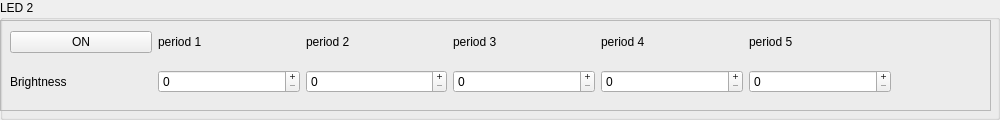
            <widget class="QGroupBox" name="led2group">
             <property name="title">
              <string>LED 2</string>
             </property>
             <widget class="QFrame" name="led2frame">
              <property name="geometry">
               <rect>
                <x>0</x>
                <y>20</y>
                <width>991</width>
                <height>91</height>
               </rect>
              </property>
              <property name="frameShape">
               <enum>QFrame::StyledPanel</enum>
              </property>
              <property name="frameShadow">
               <enum>QFrame::Raised</enum>
              </property>
              <widget class="QWidget" name="gridLayoutWidget_4">
               <property name="geometry">
                <rect>
                 <x>10</x>
                 <y>0</y>
                 <width>881</width>
                 <height>85</height>
                </rect>
               </property>
               <layout class="QGridLayout" name="gridLayout_3">
                <item row="1" column="4">
                 <widget class="QLabel" name="brightness_10">
                  <property name="frameShape">
                   <enum>QFrame::NoFrame</enum>
                  </property>
                  <property name="text">
                   <string>period 3</string>
                  </property>
                 </widget>
                </item>
                <item row="1" column="3">
                 <widget class="QLabel" name="brightness_11">
                  <property name="frameShape">
                   <enum>QFrame::NoFrame</enum>
                  </property>
                  <property name="text">
                   <string>period 2</string>
                  </property>
                 </widget>
                </item>
                <item row="1" column="6">
                 <widget class="QLabel" name="brightness_12">
                  <property name="frameShape">
                   <enum>QFrame::NoFrame</enum>
                  </property>
                  <property name="text">
                   <string>period 5</string>
                  </property>
                 </widget>
                </item>
                <item row="5" column="2">
                 <widget class="QSpinBox" name="led2box1">
                  <property name="buttonSymbols">
                   <enum>QAbstractSpinBox::PlusMinus</enum>
                  </property>
                  <property name="maximum">
                   <number>100</number>
                  </property>
                 </widget>
                </item>
                <item row="5" column="3">
                 <widget class="QSpinBox" name="led2box2">
                  <property name="buttonSymbols">
                   <enum>QAbstractSpinBox::PlusMinus</enum>
                  </property>
                  <property name="maximum">
                   <number>100</number>
                  </property>
                 </widget>
                </item>
                <item row="5" column="5">
                 <widget class="QSpinBox" name="led2box3">
                  <property name="buttonSymbols">
                   <enum>QAbstractSpinBox::PlusMinus</enum>
                  </property>
                  <property name="maximum">
                   <number>100</number>
                  </property>
                 </widget>
                </item>
                <item row="5" column="6">
                 <widget class="QSpinBox" name="led2box4">
                  <property name="buttonSymbols">
                   <enum>QAbstractSpinBox::PlusMinus</enum>
                  </property>
                  <property name="maximum">
                   <number>100</number>
                  </property>
                 </widget>
                </item>
                <item row="5" column="4">
                 <widget class="QSpinBox" name="led2box5">
                  <property name="buttonSymbols">
                   <enum>QAbstractSpinBox::PlusMinus</enum>
                  </property>
                  <property name="maximum">
                   <number>100</number>
                  </property>
                 </widget>
                </item>
                <item row="1" column="5">
                 <widget class="QLabel" name="led2per4label">
                  <property name="frameShape">
                   <enum>QFrame::NoFrame</enum>
                  </property>
                  <property name="text">
                   <string>period 4</string>
                  </property>
                 </widget>
                </item>
                <item row="1" column="0">
                 <widget class="QPushButton" name="protled2button">
                  <property name="text">
                   <string>ON</string>
                  </property>
                  <property name="checkable">
                   <bool>true</bool>
                  </property>
                  <property name="checked">
                   <bool>false</bool>
                  </property>
                  <property name="autoDefault">
                   <bool>true</bool>
                  </property>
                  <property name="default">
                   <bool>false</bool>
                  </property>
                 </widget>
                </item>
                <item row="1" column="2">
                 <widget class="QLabel" name="Brightness1_4">
                  <property name="frameShape">
                   <enum>QFrame::NoFrame</enum>
                  </property>
                  <property name="text">
                   <string>period 1</string>
                  </property>
                 </widget>
                </item>
                <item row="5" column="0">
                 <widget class="QLabel" name="led2brightlabel">
                  <property name="frameShape">
                   <enum>QFrame::NoFrame</enum>
                  </property>
                  <property name="text">
                   <string>Brightness</string>
                  </property>
                 </widget>
                </item>
               </layout>
              </widget>
             </widget>
            </widget>
